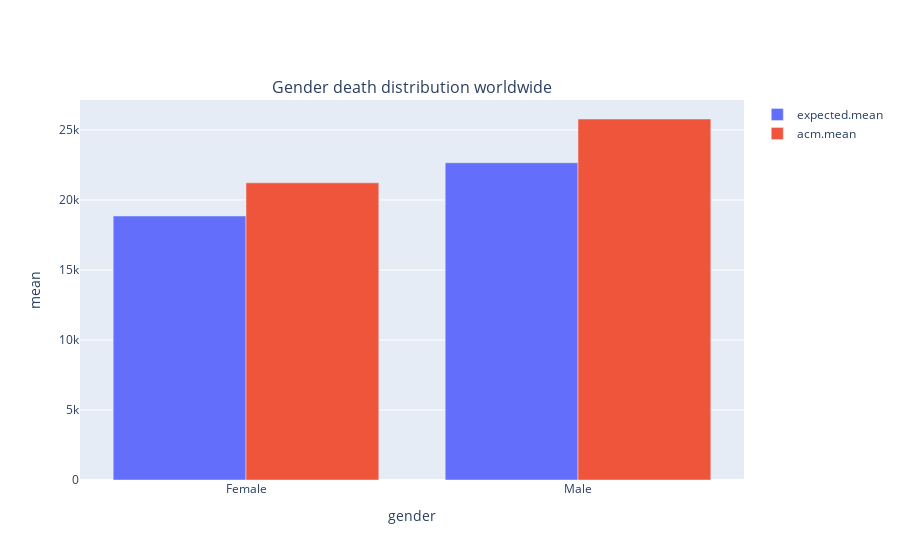

The cell this chart's notebook holds for it:
### Code cell
plotter(world_age_death_distribution, columns_array=['expected.mean', 'acm.mean'], y_axis_title='mean', x_axis_title='gender', plot_title='Gender death distribution worldwide')

### Figure 1 — Plotly figure (JSON) as saved in the notebook; plotly's stock layout.template omitted (floating-point values rounded to 4 significant figures)
{"data": [{"name": "expected.mean", "showlegend": true, "type": "bar", "x": ["Female", "Male"], "y": [18850.0, 22660.0]}, {"name": "acm.mean", "showlegend": true, "type": "bar", "x": ["Female", "Male"], "y": [21220.0, 25780.0]}], "layout": {"annotations": [{"font": {"size": 16}, "showarrow": false, "text": "Gender death distribution worldwide", "x": 0.5, "xanchor": "center", "xref": "paper", "y": 1, "yanchor": "bottom", "yref": "paper"}], "showlegend": true, "xaxis": {"anchor": "y", "domain": [0, 1], "title": {"text": "gender"}}, "yaxis": {"anchor": "x", "domain": [0, 1], "title": {"text": "mean"}}}}
